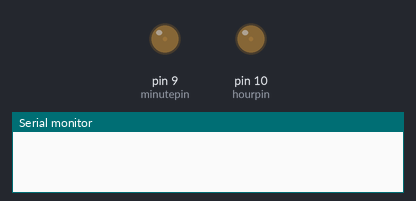
Simulated run of this sketch. Board: Arduino Uno, built with avr-gcc and run on an emulated ATmega328P. Shown: output pins drawn as LEDs (lit = HIGH), the last lines printed to the serial monitor. The local clock reads 2024-03-15 10:24:30 at power-on unless the sketch sets it.

Above: at 0.1 s.
At 1.3 s:
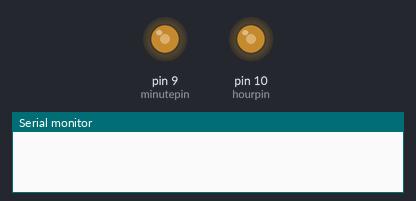
At 2.6 s:
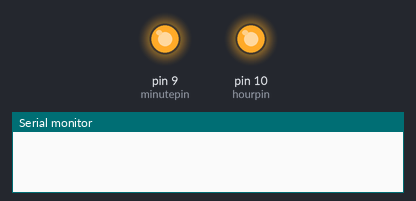
At 3.6 s:
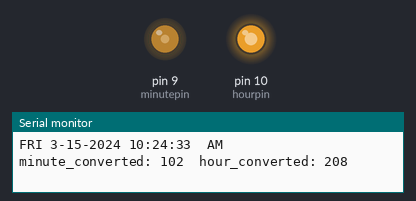
Timing chart, 0 to 32.4 s (numbered marks = the images above):
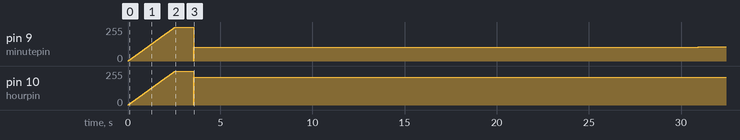

The sketch:

clock.ino
```cpp
#include "Arduino.h"
#include <Wire.h>
#include <I2C_RTC.h>

static DS3231 RTC;

// Set this value to true if you need to set your clock
bool set_time = false;

// If you need to set the initial time on your clock
// please change these values below
#define SET_HOURS   12    // set to current hours in 24-hour time (e.g., 15 is 3pm)
#define SET_MINUTES 33    // set to current minutes
#define SET_SECONDS 0     // set to current seconds
#define SET_DAY     28    // set to day of the month
#define SET_MONTH   7     // set to month of the year (e.g., 7 is July)
#define SET_YEAR    2024  // set to current year
#define SET_WEEK    1     // set to day of the week (sun=1, sat=7)

// Set this value to true if you would like debug output on the serial console
bool debug_mode = true;

int minutepin = 9;  // PWM pin for minutes
int hourpin   = 10; // PWM pin for hours

// Function to convert RTC time to analog values and write to output pins
void setDisplay(float seconds, float minutes, float hours){
  //Minutes is 0-59 hours is 0-12
  if(minutes < 0 || minutes > 60){
    Serial.println("Error minutes out of range, Minutes: " + String(minutes));
    return;
  }
  if(hours < 0 || hours > 12){
    Serial.println("Error hours out of range, Hours: " + String(hours));
    return;
  }

  // Adjust hours value down by one since meter begins at 1 o'clock
  hours = hours - 1;

  // Account for having subtracted one from "zero o'clock" case
  if(hours < 0) {
    hours = 11;
  }

  // Prepare values to write to output pins
  int minute_converted = ((minutes)/60.0) * 255;
  int hour_converted = ((hours)/11.0) * 255;

  // Write values to output pins
  analogWrite(minutepin, minute_converted);
  analogWrite(hourpin, hour_converted);

  if(debug_mode) {
    Serial.print("minute_converted: ");
    Serial.print(minute_converted);
    Serial.print("  hour_converted: ");
    Serial.println(hour_converted);
    Serial.println("");
  }
}

// Print the current RTC datetime value to serial output
void debugOutputTime() {
  switch (RTC.getWeek())
  {
    case 1:
      Serial.print("SUN");
      break;
    case 2:
      Serial.print("MON");
      break;
    case 3:
      Serial.print("TUE");
      break;
    case 4:
      Serial.print("WED");
      break;
    case 5:
      Serial.print("THU");
      break;
    case 6:
      Serial.print("FRI");
      break;
    case 7:
      Serial.print("SAT");
      break;
  }
  Serial.print(" ");
  Serial.print(RTC.getMonth());
  Serial.print("-");
  Serial.print(RTC.getDay());
  Serial.print("-");
  Serial.print(RTC.getYear());

  Serial.print(" ");

  Serial.print(RTC.getHours());
  Serial.print(":");
  Serial.print(RTC.getMinutes());
  Serial.print(":");
  Serial.print(RTC.getSeconds());
  Serial.print(" ");

  if (RTC.getHourMode() == CLOCK_H12)
  {
    if(RTC.getMeridiem() == HOUR_AM)
      Serial.println(" AM");
    if (RTC.getMeridiem() == HOUR_PM)
      Serial.println(" PM");
  }
}

void setup()
{
  Serial.begin(9600);
  RTC.begin();

  // Set 12-hour clock mode
  RTC.setHourMode(CLOCK_H12);

  // If the boolean is set above, set the initial datetime
  if(set_time) {
    RTC.setTime(SET_HOURS, SET_MINUTES, SET_SECONDS);
    RTC.setDate(SET_DAY, SET_MONTH, SET_YEAR);
    RTC.setWeek(SET_WEEK);
  }

  // Set both pins to OUTPUT mode
  pinMode(minutepin, OUTPUT);
  pinMode(hourpin, OUTPUT);

  // Initialize the meters and write the full range of values
  for (int pos = 0; pos <= 255; pos += 1) { // PWM position goes from 0 degrees to 255 degrees
    // in steps of 1 degree
    analogWrite(minutepin, pos);
    analogWrite(hourpin, pos);
    delay(10);                       // waits 10 ms for the servo to reach the position
  }

  // Wait one second before displaying correct time
  delay(1000);

  analogWrite(minutepin, 0);
  analogWrite(hourpin, 0);
}

void loop()
{
  // Print the current datetime to the Serial output
  if(debug_mode) {
    debugOutputTime();
  }

  // Update the meters
  setDisplay(RTC.getSeconds(), RTC.getMinutes(), RTC.getHours());

  // Wait 1 second before looping
  delay(1000);
}
```
